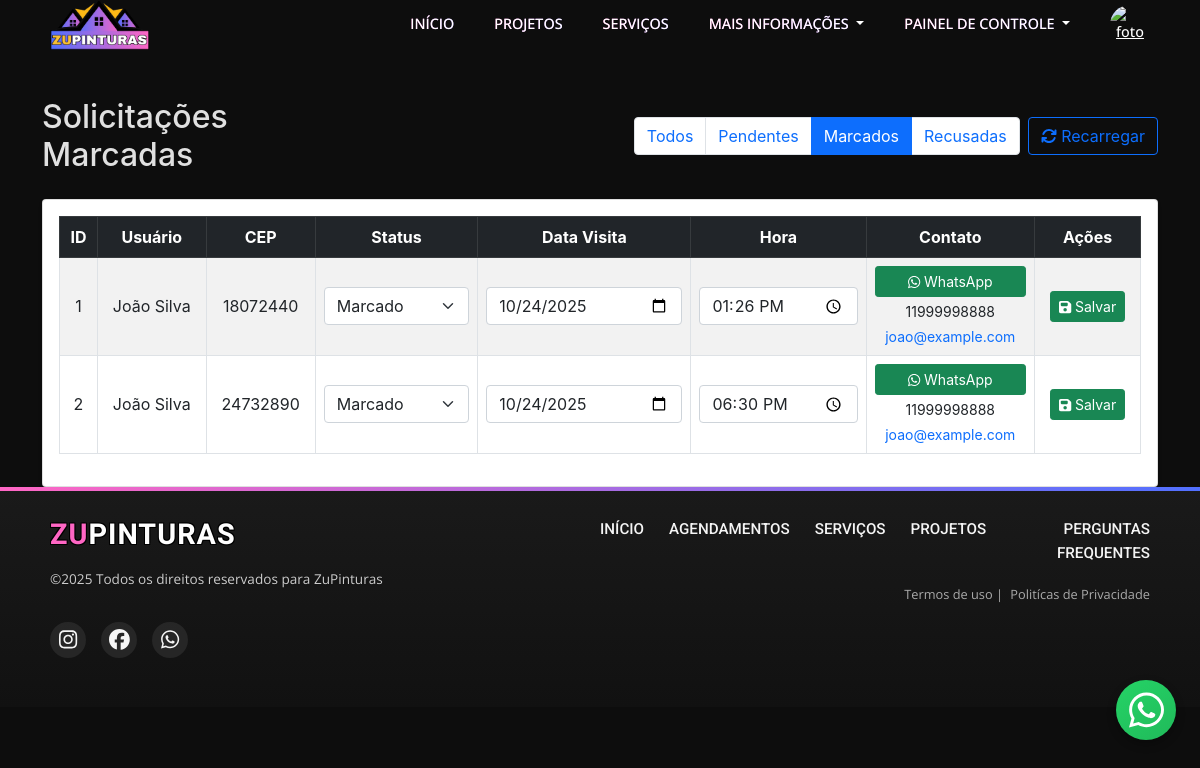
Before: /admin/views/solicitacoes_marcadas.php (signed in) with the older database file.
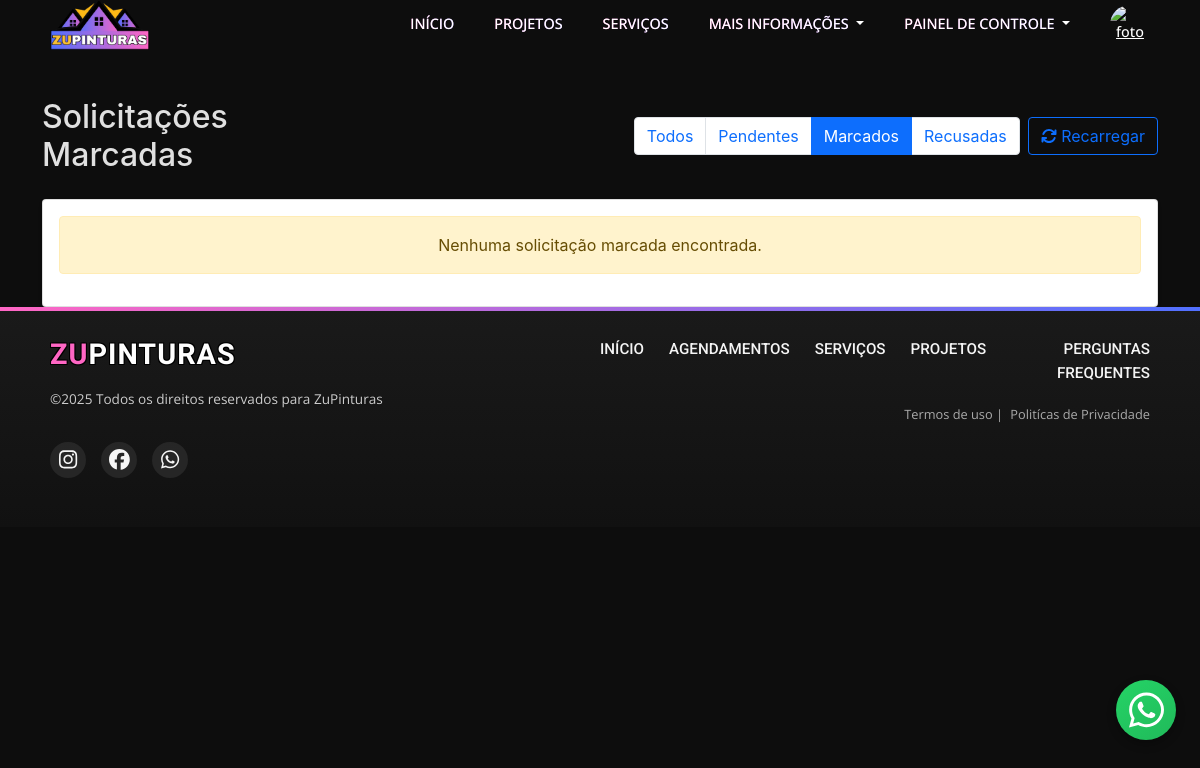
After: the same page with the newer database file.
### tables this page shows
CREATE TABLE `solicitacoes` (
  `id` INT(11) NOT NULL AUTO_INCREMENT,
  `usuario_id` INT(11) NOT NULL,
  `data_solicitacao` DATETIME DEFAULT CURRENT_TIMESTAMP,
  `descricao` TEXT DEFAULT NULL,
  `cep` VARCHAR(9) NOT NULL,
  `endereco` VARCHAR(255) NOT NULL,
  `complemento` VARCHAR(100) DEFAULT NULL,
  `status` ENUM('pendente','marcado','recusado') DEFAULT 'pendente',
  `observacao_admin` TEXT DEFAULT NULL,
  PRIMARY KEY (`id`),
  FOREIGN KEY (`usuario_id`) REFERENCES `usuarios`(`id`) ON DELETE CASCADE
);

CREATE TABLE `usuarios` (
  `id` INT(11) NOT NULL AUTO_INCREMENT,
  `nome` VARCHAR(100) NOT NULL,
  `email` VARCHAR(100) NOT NULL UNIQUE,
  `senha` VARCHAR(255) NOT NULL,
  `foto` VARCHAR(255) DEFAULT 'login.png',
  `telefone` VARCHAR(20) DEFAULT NULL,
  `tipo` ENUM('user','admin') DEFAULT 'user',
  `data_criacao` TIMESTAMP NOT NULL DEFAULT CURRENT_TIMESTAMP,
  PRIMARY KEY (`id`)
);

CREATE TABLE `visitas_agendadas` (
  `id` INT(11) NOT NULL AUTO_INCREMENT,
  `solicitacao_id` INT(11) NOT NULL,
  `data_visita` DATE NOT NULL,
  `hora_visita` TIME NOT NULL,
  `observacoes` TEXT DEFAULT NULL,
  `criado_em` TIMESTAMP NOT NULL DEFAULT CURRENT_TIMESTAMP,
  PRIMARY KEY (`id`),
  FOREIGN KEY (`solicitacao_id`) REFERENCES `solicitacoes`(`id`) ON DELETE CASCADE
);

### inc/Banco.php (called while the page is built, shortened)
<?php
    class Banco {
        private $host;
        private $password;
        private $user;
        private $name;
        public function __construct
        (
             $host = "localhost",
             $password= '',
             $user="root",
             $name="zupinturas"
        )
        {
            $this->host=$host;
            $this->name=$name;
            $this->password=$password;
            $this->user=$user;
        }
        public function open_db(){
            try{
                $this->pdo= new PDO("mysql:host=".$this->host.";dbname=".$this->name.";charset=utf8",$this->user, $this->password);
                $this->pdo->setAttribute(PDO::ATTR_ERRMODE, PDO::ERRMODE_EXCEPTION);
                return $this->pdo;
            }catch(PDOException $e){
                die("Erro na conexão com o banco de dados: " . $e->getMessage());
            }
        }
      public function select($table, $retorno = "*", $onde = [], $pegarVarios = true, $limit = 0, $return_type = 'fetch_all_assoc')
        {
            $db = $this->open_db();
            $resultado = $this->montarSelectSql($table, $retorno, $onde, $limit);
            $sql = $resultado['sql'];
            $placeholders = $resultado['params'];
            $stmt = $db->prepare($sql);
            if (!empty($placeholders)) {
                foreach ($placeholders as $ph => $valor) {
                    $type = is_int($valor) ? PDO::PARAM_INT : PDO::PARAM_STR;
                    $stmt->bindValue($ph, $valor, $type);
                }
            }
            $stmt->execute();
            if ($stmt->rowCount() > 0) {
                switch ($return_type) {
                    case 'fetch_all_assoc':
                    default:
                        return $stmt->fetchAll(PDO::FETCH_ASSOC);
                }
            }
            return null;
        }
        private function montarSelectSql($tabela, $retorno, $where = [], $limit = 0)
        {
            $campos = is_array($retorno) ? implode(", ", $retorno) : $retorno;
            $sql = "SELECT {$campos} FROM {$tabela}";
            $placeholders = [];
            $condicoes = [];
            if (!empty($where)) {
                foreach ($where as $campo => $valor) {
                    $campo = trim($campo, "'");
                    $ph = ":" . str_replace('.', '_', $campo);
                    $condicoes[] = "{$campo} = {$ph}";
                    $placeholders[$ph] = $valor;
                }
                $sql .= " WHERE " . implode(" AND ", $condicoes);
            }
            return [
                'sql' => $sql,
                'params' => $placeholders
            ];
        }
    }
?>

### admin/views/solicitacoes_marcadas.php (the view, shortened to what the rows shown need)
<?php
include "../../inc/Banco.php";
try {
    $bd = new Banco();
    $solicitacoes = $bd->select(
        'solicitacoes s
         LEFT JOIN usuarios u ON s.usuario_id = u.id
         LEFT JOIN visitas_agendadas v ON s.id = v.solicitacao_id',
        's.id, s.usuario_id, s.descricao, s.cep, s.endereco, s.complemento, s.status,
         s.observacao_admin, s.data_solicitacao,
         u.nome AS nome_usuario, u.email, u.telefone,
         v.data_visita, v.hora_visita',
        ['s.status' => 'marcado'],
        true,
        0,
        'fetch_all_assoc'
    );
} catch (Exception $e) {
    $_SESSION['message'] = $e->getMessage();
    $_SESSION['type'] = 'danger';
}
?>
<div class="container mt-5">
    <div class="d-flex flex-column flex-md-row justify-content-between align-items-md-center mb-4">
        <h2 class="mb-3 mb-md-0 text-center text-md-start">Solicitações Marcadas</h2>
    </div>
    <div class="card shadow-sm">
        <div class="card-body">
            <div class="table-responsive">
                <?php if (!empty($solicitacoes)): ?>
                    <table class="table table-bordered table-striped align-middle text-center">
                        <thead class="table-dark">
                            <tr>
                                <th>ID</th>
                                <th>Usuário</th>
                                <th>CEP</th>
                                <th>Status</th>
                                <th>Data Visita</th>
                                <th>Hora</th>
                                <th>Contato</th>
                                <th>Ações</th>
                            </tr>
                        </thead>
                        <tbody>
                            <?php foreach ($solicitacoes as $s): ?>
                                <tr data-id="<?= $s['id'] ?>">
                                    <td><?= $s['id'] ?></td>
                                    <td><?= htmlspecialchars($s['nome_usuario']) ?></td>
                                    <td><?= htmlspecialchars($s['cep']) ?></td>
                                    <td>
                                        <select class="form-select status-select">
                                            <option value="marcado" <?= $s['status'] == 'marcado' ? 'selected' : '' ?>>Marcado</option>
                                        </select>
                                    </td>
                                    <td>
                                        <input type="date" class="form-control data-visita" value="<?= $s['data_visita'] ?? '' ?>">
                                    </td>
                                    <td>
                                        <input type="time" class="form-control hora-visita" value="<?= $s['hora_visita'] ?? '' ?>">
                                    </td>
                                    <td>
                                        <div class="d-flex flex-column align-items-center gap-1">
                                            <a href="https://wa.me/55<?= preg_replace('/\D/', '', $s['telefone']) ?>"
                                               target="_blank" class="btn btn-success btn-sm w-100">
                                                <i class="fa-brands fa-whatsapp"></i> WhatsApp
                                            </a>
                                            <span class="small"><?= htmlspecialchars($s['telefone']) ?></span>
                                            <a href="mailto:<?= htmlspecialchars($s['email']) ?>" class="small text-decoration-none text-primary">
                                                <?= htmlspecialchars($s['email']) ?>
                                            </a>
                                        </div>
                                    </td>
                                    <td>
                                        <button class="btn btn-success btn-sm salvar-btn">
                                            <i class="fa fa-save"></i> Salvar
                                        </button>
                                    </td>
                                </tr>
                            <?php endforeach; ?>
                        </tbody>
                    </table>
                <?php else: ?>
                    <div class="alert alert-warning text-center">Nenhuma solicitação marcada encontrada.</div>
                <?php endif; ?>
            </div>
        </div>
    </div>
</div>

Changed rows visible on the page:
removed solicitacoes: id "1", usuario.nome "João Silva", cep "18072440", status "Marcado", data_visita "10/24/2025", hora_visita "13:26:00", usuario.telefone "11999998888", usuario.email "joao@example.com"
removed solicitacoes: id "2", usuario.nome "João Silva", cep "24732890", status "Marcado", data_visita "10/24/2025", hora_visita "18:30:00", usuario.telefone "11999998888", usuario.email "joao@example.com"
Other visible differences:
text no longer shown: "ID Usuário CEP Status Data Visita Hora Contato Ações"
text now shown: "Nenhuma solicitação marcada encontrada."
